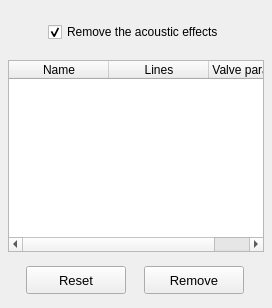
           <widget class="QWidget" name="tab_remove">
            <attribute name="title">
             <string>Remove</string>
            </attribute>
            <layout class="QGridLayout" name="gridLayout_2">
             <property name="leftMargin">
              <number>8</number>
             </property>
             <property name="topMargin">
              <number>8</number>
             </property>
             <property name="rightMargin">
              <number>8</number>
             </property>
             <property name="bottomMargin">
              <number>4</number>
             </property>
             <property name="spacing">
              <number>4</number>
             </property>
             <item row="1" column="0" colspan="2">
              <widget class="QTreeWidget" name="treeWidget_valves_info">
               <property name="minimumSize">
                <size>
                 <width>0</width>
                 <height>0</height>
                </size>
               </property>
               <property name="maximumSize">
                <size>
                 <width>800</width>
                 <height>600</height>
                </size>
               </property>
               <property name="indentation">
                <number>1</number>
               </property>
               <property name="headerHidden">
                <bool>false</bool>
               </property>
               <attribute name="headerHighlightSections">
                <bool>false</bool>
               </attribute>
               <attribute name="headerShowSortIndicator" stdset="0">
                <bool>false</bool>
               </attribute>
               <attribute name="headerStretchLastSection">
                <bool>true</bool>
               </attribute>
               <column>
                <property name="text">
                 <string>Name</string>
                </property>
                <property name="textAlignment">
                 <set>AlignCenter</set>
                </property>
               </column>
               <column>
                <property name="text">
                 <string>Lines</string>
                </property>
                <property name="font">
                 <font>
                  <pointsize>9</pointsize>
                 </font>
                </property>
                <property name="textAlignment">
                 <set>AlignCenter</set>
                </property>
               </column>
               <column>
                <property name="text">
                 <string>Valve parameters</string>
                </property>
                <property name="font">
                 <font>
                  <pointsize>9</pointsize>
                  <weight>50</weight>
                  <italic>false</italic>
                  <bold>false</bold>
                 </font>
                </property>
                <property name="textAlignment">
                 <set>AlignCenter</set>
                </property>
               </column>
              </widget>
             </item>
             <item row="2" column="0" colspan="2">
              <widget class="QFrame" name="frame">
               <property name="minimumSize">
                <size>
                 <width>0</width>
                 <height>48</height>
                </size>
               </property>
               <property name="maximumSize">
                <size>
                 <width>16777215</width>
                 <height>48</height>
                </size>
               </property>
               <property name="frameShape">
                <enum>QFrame::NoFrame</enum>
               </property>
               <property name="frameShadow">
                <enum>QFrame::Raised</enum>
               </property>
               <layout class="QGridLayout" name="gridLayout_7">
                <property name="leftMargin">
                 <number>0</number>
                </property>
                <property name="topMargin">
                 <number>0</number>
                </property>
                <property name="rightMargin">
                 <number>0</number>
                </property>
                <property name="bottomMargin">
                 <number>0</number>
                </property>
                <property name="spacing">
                 <number>0</number>
                </property>
                <item row="0" column="0">
                 <widget class="QPushButton" name="pushButton_reset">
                  <property name="minimumSize">
                   <size>
                    <width>100</width>
                    <height>28</height>
                   </size>
                  </property>
                  <property name="maximumSize">
                   <size>
                    <width>100</width>
                    <height>28</height>
                   </size>
                  </property>
                  <property name="font">
                   <font>
                    <pointsize>10</pointsize>
                   </font>
                  </property>
                  <property name="styleSheet">
                   <string notr="true"/>
                  </property>
                  <property name="text">
                   <string>Reset</string>
                  </property>
                  <property name="flat">
                   <bool>false</bool>
                  </property>
                 </widget>
                </item>
                <item row="0" column="1">
                 <widget class="QPushButton" name="pushButton_remove">
                  <property name="minimumSize">
                   <size>
                    <width>100</width>
                    <height>28</height>
                   </size>
                  </property>
                  <property name="maximumSize">
                   <size>
                    <width>100</width>
                    <height>28</height>
                   </size>
                  </property>
                  <property name="font">
                   <font>
                    <pointsize>10</pointsize>
                   </font>
                  </property>
                  <property name="styleSheet">
                   <string notr="true"/>
                  </property>
                  <property name="text">
                   <string>Remove</string>
                  </property>
                  <property name="status" stdset="0">
                   <string>danger</string>
                  </property>
                 </widget>
                </item>
               </layout>
              </widget>
             </item>
             <item row="0" column="0" colspan="2">
              <widget class="QFrame" name="frame_2">
               <property name="minimumSize">
                <size>
                 <width>0</width>
                 <height>48</height>
                </size>
               </property>
               <property name="frameShape">
                <enum>QFrame::NoFrame</enum>
               </property>
               <property name="frameShadow">
                <enum>QFrame::Raised</enum>
               </property>
               <layout class="QGridLayout" name="gridLayout_11">
                <property name="leftMargin">
                 <number>0</number>
                </property>
                <property name="topMargin">
                 <number>0</number>
                </property>
                <property name="rightMargin">
                 <number>0</number>
                </property>
                <property name="bottomMargin">
                 <number>0</number>
                </property>
                <property name="spacing">
                 <number>0</number>
                </property>
                <item row="0" column="0">
                 <spacer name="horizontalSpacer_9">
                  <property name="orientation">
                   <enum>Qt::Horizontal</enum>
                  </property>
                  <property name="sizeHint" stdset="0">
                   <size>
                    <width>40</width>
                    <height>20</height>
                   </size>
                  </property>
                 </spacer>
                </item>
                <item row="0" column="1">
                 <widget class="QCheckBox" name="checkBox_remove_valve_acoustic_effects">
                  <property name="minimumSize">
                   <size>
                    <width>0</width>
                    <height>26</height>
                   </size>
                  </property>
                  <property name="maximumSize">
                   <size>
                    <width>16777215</width>
                    <height>26</height>
                   </size>
                  </property>
                  <property name="font">
                   <font>
                    <pointsize>9</pointsize>
                   </font>
                  </property>
                  <property name="text">
                   <string>Remove the acoustic effects</string>
                  </property>
                  <property name="iconSize">
                   <size>
                    <width>16</width>
                    <height>16</height>
                   </size>
                  </property>
                  <property name="checked">
                   <bool>true</bool>
                  </property>
                  <property name="tristate">
                   <bool>false</bool>
                  </property>
                 </widget>
                </item>
                <item row="0" column="2">
                 <spacer name="horizontalSpacer_10">
                  <property name="orientation">
                   <enum>Qt::Horizontal</enum>
                  </property>
                  <property name="sizeHint" stdset="0">
                   <size>
                    <width>40</width>
                    <height>20</height>
                   </size>
                  </property>
                 </spacer>
                </item>
               </layout>
              </widget>
             </item>
            </layout>
           </widget>
